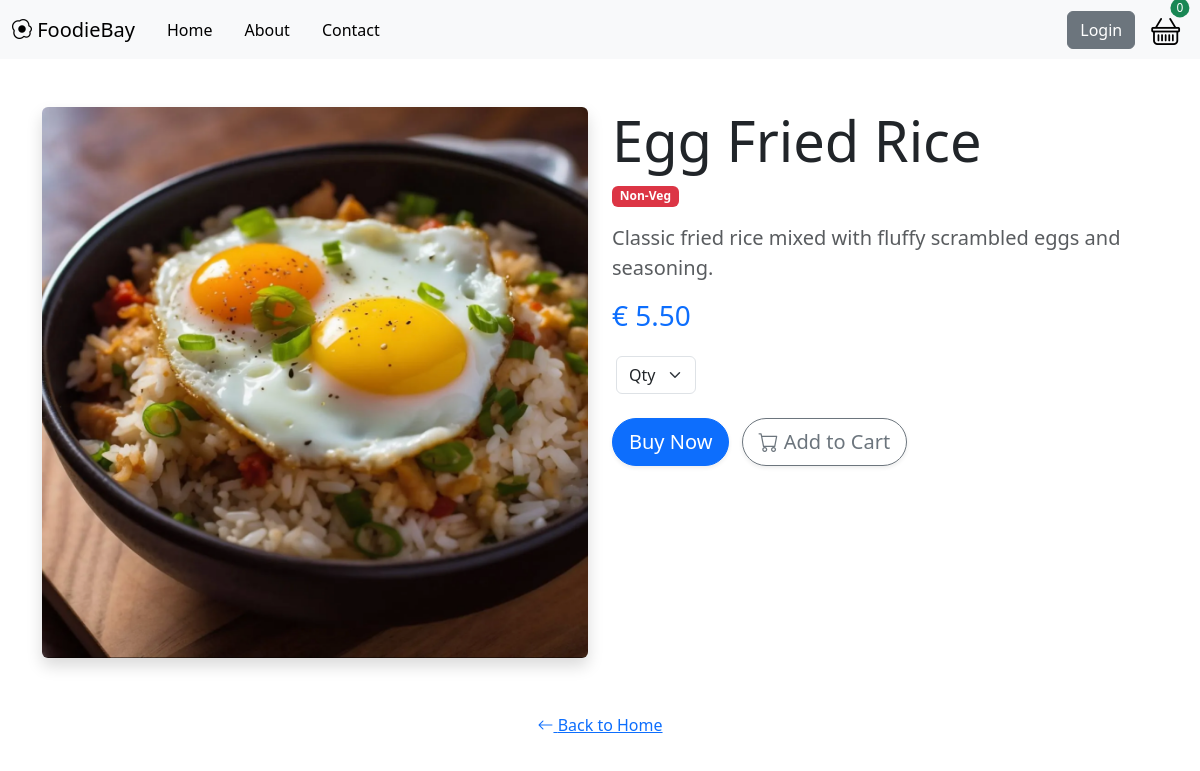
The app's page /product/2 with its own data.
### FoodieBay/models.py (models this page shows, shortened)
class fooditem(models.Model):
    item_name = models.CharField(max_length=30)
    description = models.CharField(max_length=100)
    price = models.DecimalField(max_digits=4, default=0, decimal_places=2)
    image = models.ImageField(upload_to='uploads/product/', blank=True, null=True)
    non_veg = models.BooleanField(default=False)

### FoodieBay/views.py (the view)
# urls.py: path('product/<int:pk>', views.product, name='product'),
def product(request, pk):
    item = fooditem.objects.get(id=pk)
    return render(request, 'product.html', {'product': item})

### cart/cart.py (called while the page is built)
   def __len__(self):
       return len(self.cart)

### cart/context_processor.py (called while the page is built)
def cart(request):
   return {'cart': Cart(request)}

### FoodieBay/templates/product.html (shortened to what this page needs)
<!DOCTYPE html>
{% load static %}
<html lang="en">
<head>
    <link href="https://cdn.jsdelivr.net/npm/bootstrap@5.3.0/dist/css/bootstrap.min.css" rel="stylesheet">
</head>
<body>
{% include 'navbar.html' %}
    <div class="container my-5">
        <div class="row">
            <div class="col-md-6">
                <img src="{{ product.image.url }}" class="img-fluid rounded shadow" alt="{{ product.item_name }}">
            </div>
            <div class="col-md-6">
                <h1 class="display-4 font-weight-bold">{{ product.item_name }}</h1>
                {% if product.non_veg %}
                    <span class="badge bg-danger">Non-Veg</span>
                {% else %}
                    <span class="badge bg-success">Veg</span>
                {% endif %}
                <p class="lead mt-3 text-muted">{{ product.description }}</p>
                <h3 class="text-primary font-weight-bold">€ {{ product.price }}</h3>
                <div class="ms-1 mt-4" style="width: 80px;">
                        <select class="form-select" id="qty-cart">
                          <option selected>Qty</option>
                        </select>
                    </div>
                <div class="mt-4">
                    <button class="btn btn-primary btn-lg rounded-pill shadow-sm me-2" type="button" data-product-id="{{ product.id }}" id="buy">Buy Now</button>
                    <button class="btn btn-outline-secondary btn-lg rounded-pill shadow-sm" type="button" data-product-id="{{ product.id }}" id="add-cart">
                        <i class="bi bi-cart"></i> Add to Cart
                    </button>
                </div>
            </div>
        </div>
        <div class="mt-5 text-center">
            <a href="/" class="btn btn-link text-primary"><i class="bi bi-arrow-left"></i> Back to Home</a>
        </div>
    </div>
</body>
</html>

### records on screen
fooditem: image (picture), item_name "Egg Fried Rice", description "Classic fried rice mixed with fluffy scrambled eggs and seasoning.", price "5.50"

### other values on screen
{{ cart|length }} "0"
